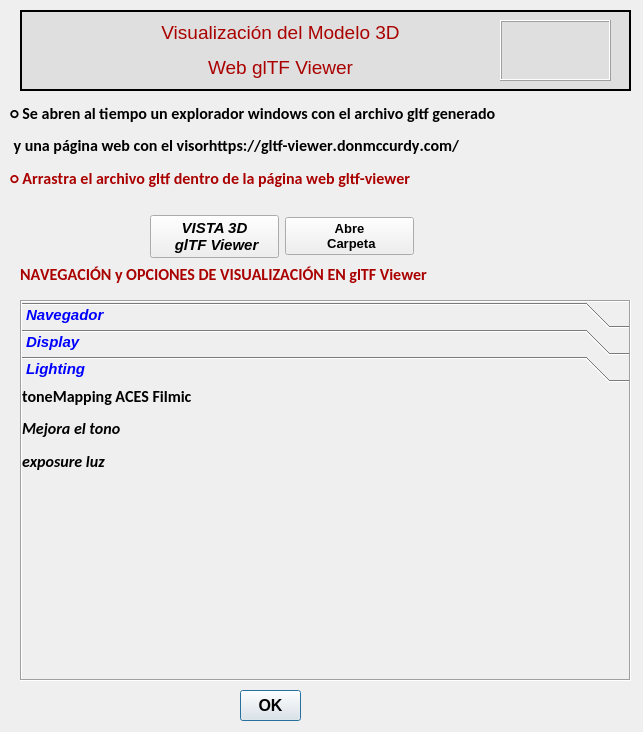
<?xml version="1.0" encoding="UTF-8"?>
<ui version="4.0">
 <class>Formulario</class>
 <widget class="QDialog" name="Formulario">
  <property name="geometry">
   <rect>
    <x>0</x>
    <y>0</y>
    <width>643</width>
    <height>732</height>
   </rect>
  </property>
  <property name="font">
   <font>
    <family>Arial</family>
   </font>
  </property>
  <property name="windowTitle">
   <string>MODELO 3D</string>
  </property>
  <property name="windowIcon">
   <iconset>
    <normaloff>../icons/help.png</normaloff>../icons/help.png</iconset>
  </property>
  <property name="windowOpacity">
   <double>1.000000000000000</double>
  </property>
  <widget class="QPushButton" name="pbCierra">
   <property name="geometry">
    <rect>
     <x>240</x>
     <y>690</y>
     <width>61</width>
     <height>31</height>
    </rect>
   </property>
   <property name="maximumSize">
    <size>
     <width>300</width>
     <height>80</height>
    </size>
   </property>
   <property name="font">
    <font>
     <family>Arial</family>
     <pointsize>12</pointsize>
     <weight>75</weight>
     <bold>true</bold>
    </font>
   </property>
   <property name="text">
    <string>OK</string>
   </property>
   <property name="icon">
    <iconset>
     <normaloff>../icons/book500.png</normaloff>../icons/book500.png</iconset>
   </property>
   <property name="iconSize">
    <size>
     <width>60</width>
     <height>60</height>
    </size>
   </property>
   <property name="autoDefault">
    <bool>true</bool>
   </property>
  </widget>
  <widget class="QLabel" name="lbicon">
   <property name="geometry">
    <rect>
     <x>30</x>
     <y>20</y>
     <width>71</width>
     <height>61</height>
    </rect>
   </property>
   <property name="maximumSize">
    <size>
     <width>200</width>
     <height>200</height>
    </size>
   </property>
   <property name="cursor">
    <cursorShape>ArrowCursor</cursorShape>
   </property>
   <property name="text">
    <string/>
   </property>
   <property name="pixmap">
    <pixmap>../icons/ICONACBDEM.png</pixmap>
   </property>
   <property name="scaledContents">
    <bool>true</bool>
   </property>
   <property name="alignment">
    <set>Qt::AlignCenter</set>
   </property>
   <property name="openExternalLinks">
    <bool>false</bool>
   </property>
  </widget>
  <widget class="QLabel" name="lbproceso">
   <property name="geometry">
    <rect>
     <x>110</x>
     <y>10</y>
     <width>341</width>
     <height>81</height>
    </rect>
   </property>
   <property name="maximumSize">
    <size>
     <width>16777215</width>
     <height>55555</height>
    </size>
   </property>
   <property name="font">
    <font>
     <family>Arial</family>
     <pointsize>14</pointsize>
     <weight>50</weight>
     <italic>false</italic>
     <bold>false</bold>
    </font>
   </property>
   <property name="styleSheet">
    <string notr="true">color: rgb(0, 0, 0);</string>
   </property>
   <property name="frameShape">
    <enum>QFrame::NoFrame</enum>
   </property>
   <property name="frameShadow">
    <enum>QFrame::Plain</enum>
   </property>
   <property name="lineWidth">
    <number>2</number>
   </property>
   <property name="text">
    <string>&lt;html&gt;&lt;head/&gt;&lt;body&gt;&lt;p&gt;&lt;span style=&quot; color:#aa0000;&quot;&gt;Visualización del Modelo 3D&lt;/span&gt;&lt;/p&gt;&lt;p&gt;&lt;span style=&quot; color:#aa0000;&quot;&gt;Web glTF Viewer&lt;/span&gt;&lt;/p&gt;&lt;/body&gt;&lt;/html&gt;</string>
   </property>
   <property name="alignment">
    <set>Qt::AlignCenter</set>
   </property>
  </widget>
  <widget class="QLabel" name="lbicon_2">
   <property name="geometry">
    <rect>
     <x>500</x>
     <y>20</y>
     <width>111</width>
     <height>61</height>
    </rect>
   </property>
   <property name="maximumSize">
    <size>
     <width>200</width>
     <height>200</height>
    </size>
   </property>
   <property name="cursor">
    <cursorShape>ArrowCursor</cursorShape>
   </property>
   <property name="frameShape">
    <enum>QFrame::Box</enum>
   </property>
   <property name="frameShadow">
    <enum>QFrame::Raised</enum>
   </property>
   <property name="lineWidth">
    <number>1</number>
   </property>
   <property name="text">
    <string/>
   </property>
   <property name="pixmap">
    <pixmap>../icons/modelo3d3.png</pixmap>
   </property>
   <property name="scaledContents">
    <bool>true</bool>
   </property>
   <property name="alignment">
    <set>Qt::AlignCenter</set>
   </property>
   <property name="openExternalLinks">
    <bool>false</bool>
   </property>
  </widget>
  <widget class="QLabel" name="lbmarco">
   <property name="geometry">
    <rect>
     <x>20</x>
     <y>10</y>
     <width>611</width>
     <height>81</height>
    </rect>
   </property>
   <property name="maximumSize">
    <size>
     <width>16777215</width>
     <height>55555</height>
    </size>
   </property>
   <property name="font">
    <font>
     <family>Cascadia Code</family>
     <pointsize>18</pointsize>
     <weight>75</weight>
     <italic>true</italic>
     <bold>true</bold>
    </font>
   </property>
   <property name="styleSheet">
    <string notr="true">background-color: rgb(223, 223, 223);</string>
   </property>
   <property name="frameShape">
    <enum>QFrame::Box</enum>
   </property>
   <property name="frameShadow">
    <enum>QFrame::Plain</enum>
   </property>
   <property name="lineWidth">
    <number>2</number>
   </property>
   <property name="text">
    <string>&lt;html&gt;&lt;head/&gt;&lt;body&gt;&lt;p&gt;&lt;br/&gt;&lt;/p&gt;&lt;/body&gt;&lt;/html&gt;</string>
   </property>
   <property name="alignment">
    <set>Qt::AlignCenter</set>
   </property>
  </widget>
  <widget class="QToolBox" name="toolBox">
   <property name="geometry">
    <rect>
     <x>20</x>
     <y>300</y>
     <width>611</width>
     <height>381</height>
    </rect>
   </property>
   <property name="font">
    <font>
     <family>Arial</family>
     <pointsize>11</pointsize>
     <weight>75</weight>
     <italic>true</italic>
     <bold>true</bold>
    </font>
   </property>
   <property name="layoutDirection">
    <enum>Qt::LeftToRight</enum>
   </property>
   <property name="styleSheet">
    <string notr="true">color: rgb(0, 0, 255);</string>
   </property>
   <property name="frameShape">
    <enum>QFrame::Box</enum>
   </property>
   <property name="frameShadow">
    <enum>QFrame::Sunken</enum>
   </property>
   <property name="lineWidth">
    <number>1</number>
   </property>
   <property name="currentIndex">
    <number>2</number>
   </property>
   <property name="tabSpacing">
    <number>1</number>
   </property>
   <widget class="QWidget" name="page">
    <property name="geometry">
     <rect>
      <x>0</x>
      <y>0</y>
      <width>607</width>
      <height>299</height>
     </rect>
    </property>
    <attribute name="label">
     <string>Navegador</string>
    </attribute>
    <widget class="QLabel" name="label">
     <property name="geometry">
      <rect>
       <x>250</x>
       <y>0</y>
       <width>351</width>
       <height>281</height>
      </rect>
     </property>
     <property name="text">
      <string/>
     </property>
     <property name="pixmap">
      <pixmap>../icons/modelo3d1.png</pixmap>
     </property>
     <property name="scaledContents">
      <bool>true</bool>
     </property>
    </widget>
    <widget class="QWidget" name="layoutWidget">
     <property name="geometry">
      <rect>
       <x>0</x>
       <y>10</y>
       <width>241</width>
       <height>161</height>
      </rect>
     </property>
     <layout class="QGridLayout" name="gridLayout_3">
      <item row="0" column="0">
       <widget class="QLabel" name="label_65">
        <property name="font">
         <font>
          <family>Calibri</family>
          <pointsize>12</pointsize>
          <weight>75</weight>
          <italic>false</italic>
          <bold>true</bold>
          <kerning>false</kerning>
         </font>
        </property>
        <property name="styleSheet">
         <string notr="true">color: rgb(0, 0, 0);</string>
        </property>
        <property name="text">
         <string>Botón izquierdo rota</string>
        </property>
       </widget>
      </item>
      <item row="1" column="0">
       <widget class="QLabel" name="label_66">
        <property name="font">
         <font>
          <family>Calibri</family>
          <pointsize>12</pointsize>
          <weight>75</weight>
          <italic>false</italic>
          <bold>true</bold>
          <kerning>false</kerning>
         </font>
        </property>
        <property name="styleSheet">
         <string notr="true">color: rgb(0, 0, 0);</string>
        </property>
        <property name="text">
         <string>Rueda presionada zoom</string>
        </property>
       </widget>
      </item>
      <item row="2" column="0">
       <widget class="QLabel" name="label_67">
        <property name="font">
         <font>
          <family>Calibri</family>
          <pointsize>12</pointsize>
          <weight>75</weight>
          <italic>false</italic>
          <bold>true</bold>
          <kerning>false</kerning>
         </font>
        </property>
        <property name="styleSheet">
         <string notr="true">color: rgb(0, 0, 0);</string>
        </property>
        <property name="text">
         <string>Botón derecho desliza</string>
        </property>
       </widget>
      </item>
      <item row="3" column="0">
       <widget class="QLabel" name="label_68">
        <property name="font">
         <font>
          <family>Calibri</family>
          <pointsize>12</pointsize>
          <weight>75</weight>
          <italic>false</italic>
          <bold>true</bold>
          <kerning>false</kerning>
         </font>
        </property>
        <property name="styleSheet">
         <string notr="true">color: rgb(0, 0, 0);</string>
        </property>
        <property name="text">
         <string>Shift+Win+S Captura imagen</string>
        </property>
       </widget>
      </item>
      <item row="4" column="0">
       <widget class="QLabel" name="label_70">
        <property name="font">
         <font>
          <family>Calibri</family>
          <pointsize>12</pointsize>
          <weight>75</weight>
          <italic>false</italic>
          <bold>true</bold>
          <kerning>false</kerning>
         </font>
        </property>
        <property name="styleSheet">
         <string notr="true">color: rgb(0, 0, 0);</string>
        </property>
        <property name="text">
         <string>Arrastrando ratón</string>
        </property>
       </widget>
      </item>
      <item row="5" column="0">
       <widget class="QLabel" name="label_69">
        <property name="font">
         <font>
          <family>Calibri</family>
          <pointsize>12</pointsize>
          <weight>75</weight>
          <italic>false</italic>
          <bold>true</bold>
          <kerning>false</kerning>
         </font>
        </property>
        <property name="styleSheet">
         <string notr="true">color: rgb(0, 0, 0);</string>
        </property>
        <property name="text">
         <string>Pega en destino Ctrl+V</string>
        </property>
       </widget>
      </item>
     </layout>
    </widget>
   </widget>
   <widget class="QWidget" name="page_2">
    <property name="geometry">
     <rect>
      <x>0</x>
      <y>0</y>
      <width>607</width>
      <height>299</height>
     </rect>
    </property>
    <attribute name="label">
     <string>Display</string>
    </attribute>
    <widget class="QLabel" name="label_2">
     <property name="geometry">
      <rect>
       <x>250</x>
       <y>0</y>
       <width>351</width>
       <height>291</height>
      </rect>
     </property>
     <property name="text">
      <string/>
     </property>
     <property name="pixmap">
      <pixmap>../icons/modelo3d2.png</pixmap>
     </property>
     <property name="scaledContents">
      <bool>true</bool>
     </property>
    </widget>
    <widget class="QWidget" name="layoutWidget">
     <property name="geometry">
      <rect>
       <x>0</x>
       <y>0</y>
       <width>246</width>
       <height>57</height>
      </rect>
     </property>
     <layout class="QGridLayout" name="gridLayout_4">
      <item row="0" column="0">
       <widget class="QLabel" name="label_71">
        <property name="font">
         <font>
          <family>Calibri</family>
          <pointsize>12</pointsize>
          <weight>75</weight>
          <italic>false</italic>
          <bold>true</bold>
          <kerning>false</kerning>
         </font>
        </property>
        <property name="styleSheet">
         <string notr="true">color: rgb(0, 0, 0);</string>
        </property>
        <property name="text">
         <string>auroRotate Empezará a rotar</string>
        </property>
       </widget>
      </item>
      <item row="1" column="0">
       <widget class="QLabel" name="label_72">
        <property name="font">
         <font>
          <family>Calibri</family>
          <pointsize>12</pointsize>
          <weight>75</weight>
          <italic>false</italic>
          <bold>true</bold>
          <kerning>false</kerning>
         </font>
        </property>
        <property name="styleSheet">
         <string notr="true">color: rgb(0, 0, 0);</string>
        </property>
        <property name="text">
         <string>wireframe Muestra Malla</string>
        </property>
       </widget>
      </item>
     </layout>
    </widget>
   </widget>
   <widget class="QWidget" name="page_3">
    <property name="geometry">
     <rect>
      <x>0</x>
      <y>0</y>
      <width>607</width>
      <height>299</height>
     </rect>
    </property>
    <attribute name="label">
     <string>Lighting</string>
    </attribute>
    <widget class="QLabel" name="label_3">
     <property name="geometry">
      <rect>
       <x>230</x>
       <y>20</y>
       <width>371</width>
       <height>231</height>
      </rect>
     </property>
     <property name="text">
      <string/>
     </property>
     <property name="pixmap">
      <pixmap>../icons/modelo3d3.png</pixmap>
     </property>
     <property name="scaledContents">
      <bool>true</bool>
     </property>
    </widget>
    <widget class="QWidget" name="layoutWidget">
     <property name="geometry">
      <rect>
       <x>0</x>
       <y>0</y>
       <width>231</width>
       <height>91</height>
      </rect>
     </property>
     <layout class="QGridLayout" name="gridLayout_5">
      <item row="0" column="0">
       <widget class="QLabel" name="label_73">
        <property name="font">
         <font>
          <family>Calibri</family>
          <pointsize>12</pointsize>
          <weight>75</weight>
          <italic>false</italic>
          <bold>true</bold>
          <kerning>false</kerning>
         </font>
        </property>
        <property name="styleSheet">
         <string notr="true">color: rgb(0, 0, 0);</string>
        </property>
        <property name="text">
         <string>toneMapping ACES Filmic</string>
        </property>
       </widget>
      </item>
      <item row="1" column="0">
       <widget class="QLabel" name="label_74">
        <property name="font">
         <font>
          <family>Calibri</family>
          <pointsize>12</pointsize>
          <weight>75</weight>
          <italic>true</italic>
          <bold>true</bold>
          <kerning>false</kerning>
         </font>
        </property>
        <property name="styleSheet">
         <string notr="true">color: rgb(0, 0, 0);</string>
        </property>
        <property name="text">
         <string>Mejora el tono</string>
        </property>
       </widget>
      </item>
      <item row="2" column="0">
       <widget class="QLabel" name="label_75">
        <property name="font">
         <font>
          <family>Calibri</family>
          <pointsize>12</pointsize>
          <weight>75</weight>
          <italic>true</italic>
          <bold>true</bold>
          <kerning>false</kerning>
         </font>
        </property>
        <property name="styleSheet">
         <string notr="true">color: rgb(0, 0, 0);</string>
        </property>
        <property name="text">
         <string>exposure luz</string>
        </property>
       </widget>
      </item>
     </layout>
    </widget>
   </widget>
  </widget>
  <widget class="QWidget" name="layoutWidget">
   <property name="geometry">
    <rect>
     <x>10</x>
     <y>100</y>
     <width>618</width>
     <height>91</height>
    </rect>
   </property>
   <layout class="QGridLayout" name="gridLayout_2">
    <item row="1" column="0">
     <widget class="QLabel" name="label_63">
      <property name="font">
       <font>
        <family>Calibri</family>
        <pointsize>12</pointsize>
        <weight>75</weight>
        <italic>false</italic>
        <bold>true</bold>
        <kerning>false</kerning>
       </font>
      </property>
      <property name="styleSheet">
       <string notr="true">color: rgb(0, 0, 0);</string>
      </property>
      <property name="text">
       <string> y una página web con el visorhttps://gltf-viewer.donmccurdy.com/</string>
      </property>
     </widget>
    </item>
    <item row="2" column="0">
     <widget class="QLabel" name="label_64">
      <property name="font">
       <font>
        <family>Calibri</family>
        <pointsize>12</pointsize>
        <weight>75</weight>
        <italic>false</italic>
        <bold>true</bold>
        <kerning>false</kerning>
       </font>
      </property>
      <property name="styleSheet">
       <string notr="true">color: rgb(170, 0, 0);</string>
      </property>
      <property name="text">
       <string>○ Arrastra el archivo gltf dentro de la página web gltf-viewer</string>
      </property>
     </widget>
    </item>
    <item row="0" column="0">
     <widget class="QLabel" name="label_62">
      <property name="font">
       <font>
        <family>Calibri</family>
        <pointsize>12</pointsize>
        <weight>75</weight>
        <italic>false</italic>
        <bold>true</bold>
        <kerning>false</kerning>
       </font>
      </property>
      <property name="styleSheet">
       <string notr="true">color: rgb(0, 0, 0);</string>
      </property>
      <property name="text">
       <string>○ Se abren al tiempo un explorador windows con el archivo gltf generado</string>
      </property>
     </widget>
    </item>
   </layout>
  </widget>
  <widget class="QLabel" name="label_76">
   <property name="geometry">
    <rect>
     <x>20</x>
     <y>260</y>
     <width>521</width>
     <height>28</height>
    </rect>
   </property>
   <property name="font">
    <font>
     <family>Calibri</family>
     <pointsize>12</pointsize>
     <weight>75</weight>
     <italic>false</italic>
     <bold>true</bold>
     <kerning>false</kerning>
    </font>
   </property>
   <property name="styleSheet">
    <string notr="true">color: rgb(170, 0, 0);</string>
   </property>
   <property name="frameShadow">
    <enum>QFrame::Raised</enum>
   </property>
   <property name="text">
    <string>NAVEGACIÓN y OPCIONES DE VISUALIZACIÓN EN glTF Viewer</string>
   </property>
  </widget>
  <widget class="QWidget" name="layoutWidget">
   <property name="geometry">
    <rect>
     <x>150</x>
     <y>210</y>
     <width>264</width>
     <height>54</height>
    </rect>
   </property>
   <layout class="QGridLayout" name="gridLayout">
    <item row="0" column="0">
     <widget class="QPushButton" name="pbweb2">
      <property name="font">
       <font>
        <family>Arial</family>
        <pointsize>11</pointsize>
        <weight>75</weight>
        <italic>true</italic>
        <bold>true</bold>
       </font>
      </property>
      <property name="cursor">
       <cursorShape>PointingHandCursor</cursorShape>
      </property>
      <property name="mouseTracking">
       <bool>false</bool>
      </property>
      <property name="tabletTracking">
       <bool>false</bool>
      </property>
      <property name="text">
       <string>VISTA 3D
 glTF Viewer</string>
      </property>
      <property name="icon">
       <iconset>
        <normaloff>../icons/modelado-3d.png</normaloff>../icons/modelado-3d.png</iconset>
      </property>
      <property name="iconSize">
       <size>
        <width>30</width>
        <height>30</height>
       </size>
      </property>
     </widget>
    </item>
    <item row="0" column="1">
     <widget class="QPushButton" name="pbabrecarpeta">
      <property name="font">
       <font>
        <family>Arial</family>
        <pointsize>10</pointsize>
        <weight>75</weight>
        <bold>true</bold>
       </font>
      </property>
      <property name="text">
       <string>Abre
 Carpeta</string>
      </property>
      <property name="icon">
       <iconset>
        <normaloff>../icons/carpeta-abierta.png</normaloff>../icons/carpeta-abierta.png</iconset>
      </property>
      <property name="iconSize">
       <size>
        <width>25</width>
        <height>25</height>
       </size>
      </property>
      <property name="checkable">
       <bool>false</bool>
      </property>
      <property name="checked">
       <bool>false</bool>
      </property>
      <property name="autoRepeat">
       <bool>false</bool>
      </property>
      <property name="autoExclusive">
       <bool>false</bool>
      </property>
      <property name="autoDefault">
       <bool>false</bool>
      </property>
      <property name="default">
       <bool>false</bool>
      </property>
      <property name="flat">
       <bool>false</bool>
      </property>
     </widget>
    </item>
   </layout>
  </widget>
  <zorder>layoutWidget</zorder>
  <zorder>lbmarco</zorder>
  <zorder>lbproceso</zorder>
  <zorder>pbCierra</zorder>
  <zorder>lbicon</zorder>
  <zorder>lbicon_2</zorder>
  <zorder>toolBox</zorder>
  <zorder>layoutWidget</zorder>
  <zorder>label_76</zorder>
 </widget>
 <resources/>
 <connections/>
</ui>
